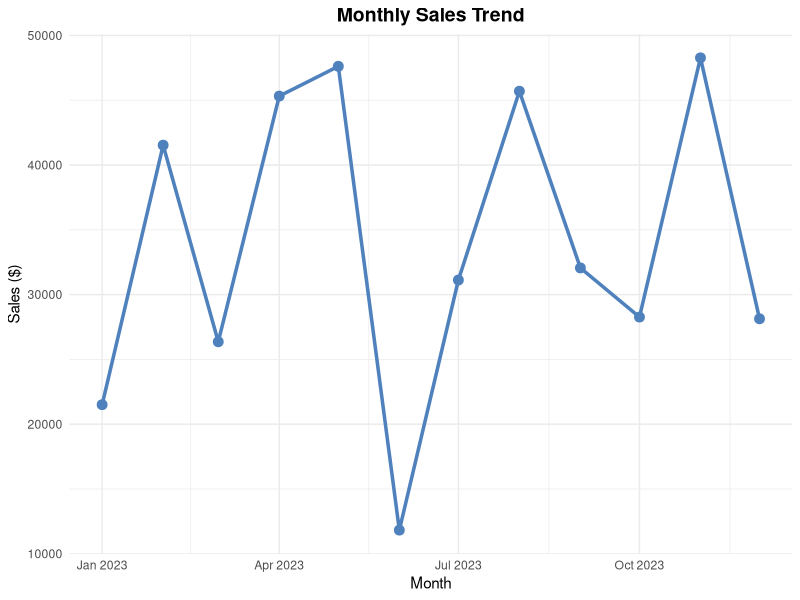

Write the R code that produced this figure. (Note: this script raises an error after producing the figure.)
## ---- chunk 1
#| message: false
# Load packages
library(openxlsx)
library(dplyr)
library(ggplot2)

## ---- chunk 2

# Create sample sales data
set.seed(123)
sales_data <- data.frame(
  Date = seq.Date(as.Date("2023-01-01"), as.Date("2023-12-31"), by = "month"),
  Region = rep(c("North", "South", "East", "West"), 3),
  Sales = round(runif(12, 10000, 50000), 2),
  Units = round(runif(12, 100, 500)),
  Profit = round(runif(12, 5000, 25000), 2)
)

sales_data

## ---- chunk 3
# Create new workbook
wb <- createWorkbook()
## ---- chunk 4
# Add worksheets
addWorksheet(wb, "Summary")
addWorksheet(wb, "Details")
addWorksheet(wb, "Charts")
## ---- chunk 5
# Create a title style
title_style <- createStyle(
  fontSize = 14,
  fontColour = "#FFFFFF",
  halign = "center",
  fgFill = "#4F81BD",
  textDecoration = "bold",
  border = "TopBottom",
  borderColour = "#4F81BD"
)
## ---- chunk 6
# Create header style
header_style <- createStyle(
  fontSize = 12,
  fontColour = "#000000",
  halign = "center",
  fgFill = "#DCE6F1",
  textDecoration = "bold",
  border = "bottom",
  borderColour = "#4F81BD"
)
## ---- chunk 7

# Write title
writeData(wb, "Summary", "Sales Performance Report 2023", startCol = 1, startRow = 1)
mergeCells(wb, "Summary", cols = 1:5, rows = 1)
addStyle(wb, "Summary", title_style, rows = 1, cols = 1:5)

## ---- chunk 8
# Write data with headers
writeData(wb, "Summary", sales_data, startCol = 1, startRow = 3)
addStyle(wb, "Summary", header_style, rows = 3, cols = 1:5)
## ---- chunk 9
# Format numbers
number_style <- createStyle(numFmt = "#,##0.00")
addStyle(wb, "Summary", number_style, rows = 4:15, cols = 3:5, gridExpand = TRUE)
## ---- chunk 10
# Adjust column widths
setColWidths(wb, "Summary", cols = 1:5, widths = "auto")

## ---- chunk 11
# Create monthly sales trend chart
sales_plot <- ggplot(sales_data, aes(x = Date, y = Sales)) +
  geom_line(color = "#4F81BD", size = 1.2) +
  geom_point(color = "#4F81BD", size = 3) +
  theme_minimal() +
  labs(title = "Monthly Sales Trend",
       x = "Month",
       y = "Sales ($)") +
  theme(plot.title = element_text(hjust = 0.5, size = 14, face = "bold"))

# Save plot to workbook
insertPlot(wb, "Charts", width = 8, height = 6,
          startCol = 1, startRow = 1)
## ---- chunk 12

# Create regional summary
regional_summary <- sales_data %>%
  group_by(Region) %>%
  summarise(
    Total_Sales = sum(Sales),
    Avg_Units = mean(Units),
    Total_Profit = sum(Profit)
  )

# Write regional summary to Details sheet
writeData(wb, "Details", "Regional Performance Summary", startCol = 1, startRow = 1)
mergeCells(wb, "Details", cols = 1:4, rows = 1)
addStyle(wb, "Details", title_style, rows = 1, cols = 1:4)

writeData(wb, "Details", regional_summary, startCol = 1, startRow = 3)
addStyle(wb, "Details", header_style, rows = 3, cols = 1:4)

## ---- chunk 13
# Save the workbook
saveWorkbook(wb, "Sales_Report_2023.xlsx", overwrite = TRUE)
